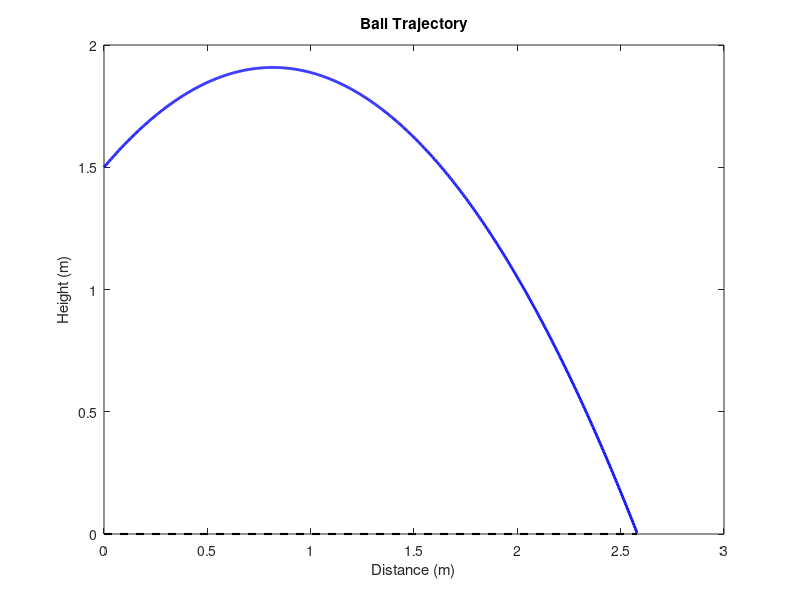

MATLAB code to generate this figure:
%%%input parameters
h = 1.5;
g = 9.8;
v0 = 4;
theta = 45;
time = linspace(0,1,1000);

%%%kinematic equations
xt = v0 * cos(theta * pi/180)*time;
yt = h + v0 * sin(theta * pi/180)*time - 0.5*g*time.^2;

% keep only the part above the ground
valid = yt >= 0 & isfinite(xt) & isfinite(yt);
x = xt(valid)';
y = yt(valid)';

%%%make plot
figure
plot(x,y,'b-','LineWidth',2)


xlabel('Distance (m)')             
ylabel('Height (m)')               
title('Ball Trajectory')           

hold on  

% (v) ground line
plot([0 max(x)], [0 0], 'k--', 'LineWidth', 1.5)